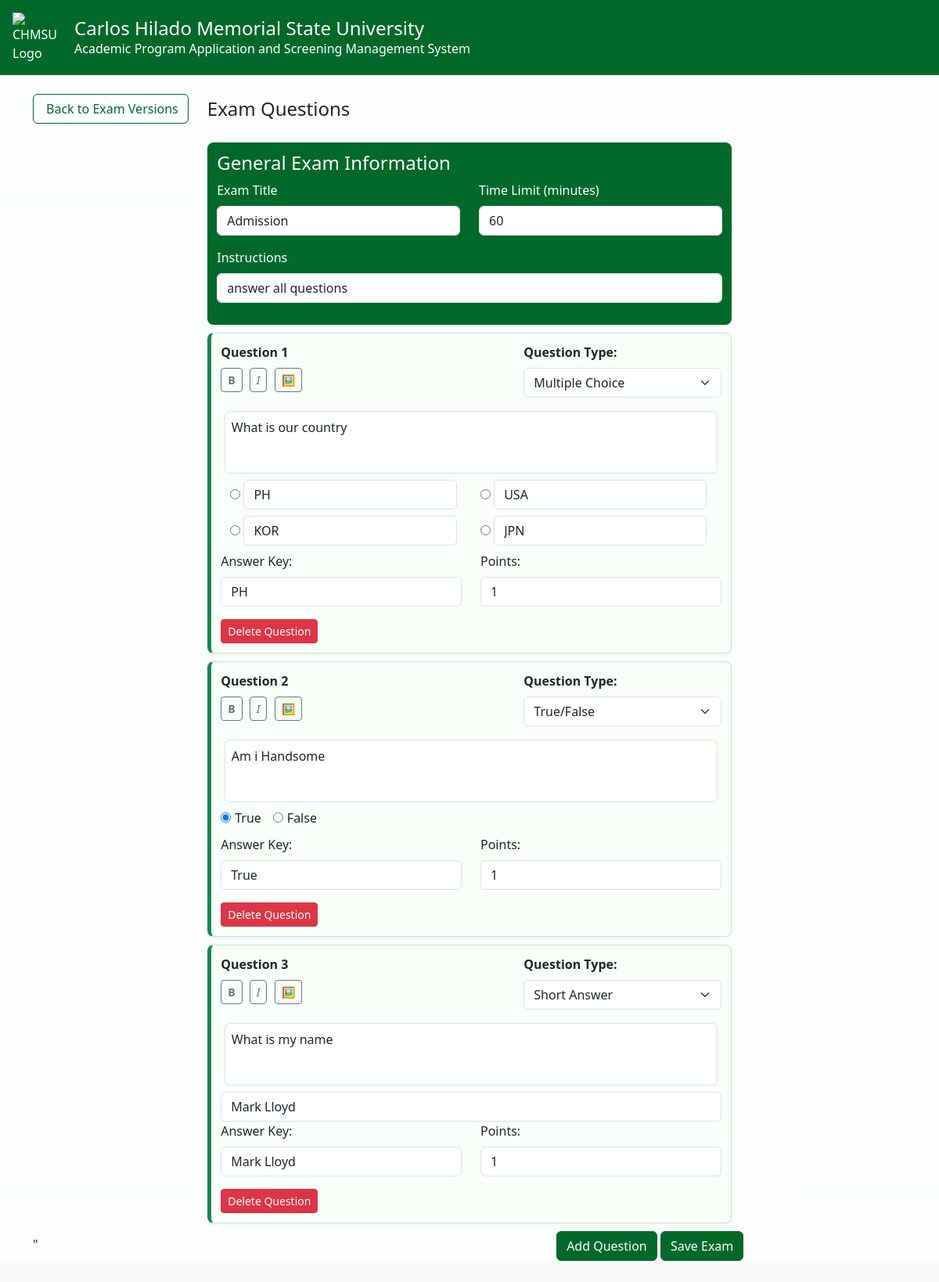
The page /admin/exam-management.php?version_id=30 (signed in) on the database its author committed.
### tables this page shows
CREATE TABLE `exam_versions` (
  `id` int(11) NOT NULL,
  `version_name` varchar(255) NOT NULL,
  `is_published` tinyint(1) DEFAULT 0,
  `created_at` timestamp NOT NULL DEFAULT current_timestamp(),
  `status` enum('Published','Unpublished') DEFAULT 'Unpublished',
  `is_archived` tinyint(1) DEFAULT 0,
  `time_limit` int(11) DEFAULT 60,
  `instructions` text DEFAULT NULL,
  `published_at` datetime DEFAULT NULL,
  `chair_id` int(11) DEFAULT NULL
);

CREATE TABLE `questions` (
  `id` int(11) NOT NULL,
  `version_id` int(11) NOT NULL,
  `question_number` int(11) DEFAULT NULL,
  `question_type` varchar(50) NOT NULL,
  `question_text` text NOT NULL,
  `option_a` varchar(255) DEFAULT NULL,
  `option_b` varchar(255) DEFAULT NULL,
  `option_c` varchar(255) DEFAULT NULL,
  `option_d` varchar(255) DEFAULT NULL,
  `answer` varchar(255) NOT NULL,
  `points` int(11) NOT NULL DEFAULT 1,
  `created_at` timestamp NOT NULL DEFAULT current_timestamp(),
  `exam_version` varchar(255) DEFAULT NULL,
  `image_url` varchar(255) DEFAULT NULL
);

### admin/exam-management.php (the view, shortened to what this page needs)
<?php
$servername = "localhost";
$username = "root";
$password = "";
$dbname = "admission";
$conn = new mysqli($servername, $username, $password, $dbname);
$chair_program = $_SESSION['program'] ?? '';
$chair_campus = $_SESSION['campus'] ?? '';
$version_id = isset($_GET['version_id']) ? intval($_GET['version_id']) : 0;
$version_query = $conn->prepare("
    SELECT ev.*
    FROM exam_versions ev
    JOIN chairperson_accounts ca ON ev.chair_id = ca.id
    WHERE ev.id = ?
      AND ev.is_archived = 0
      AND ca.program = ?
      AND ca.campus = ?
    LIMIT 1
");
$version_query->bind_param("iss", $version_id, $chair_program, $chair_campus);
$version_query->execute();
$version_result = $version_query->get_result();
$questions = $conn->query("SELECT * FROM questions WHERE version_id = $version_id ORDER BY id ASC");
$exam_info = $conn->query("SELECT * FROM exam_versions WHERE id = $version_id")->fetch_assoc();
?>
<!DOCTYPE html>
<html lang="en">
<head>
  <link href="https://cdn.jsdelivr.net/npm/bootstrap@5.3.0/dist/css/bootstrap.min.css" rel="stylesheet">
</head>
<body>
<div class="overlay">
  <div class="header-bar d-flex align-items-center">
    <img src="images/chmsu.png" alt="CHMSU Logo">
    <div class="ms-1">
      <h4 class="mb-0">Carlos Hilado Memorial State University</h4>
      <p class="mb-0">Academic Program Application and Screening Management System</p>
    </div>
  </div>
<div class="container" style="padding-top: 20px;">
  <div class="row mb-4">
    <div class="col-12">
      <div class="d-flex justify-content-between align-items-center">
        <div class="d-flex align-items-center">
          <a href="chair_main.php?page=exam_versions" class="btn btn-outline-success me-3">
            <i class="fas fa-arrow-left me-1"></i> Back to Exam Versions
          </a>
          <h4 class="mb-0"><i class="fas fa-question-circle me-2"></i>Exam Questions</h4>
        </div>
      </div>
    </div>
  </div>
  <form method="POST" action="" id="examForm">
    <div class="general-info-card">
      <h4>General Exam Information</h4>
      <div class="row">
        <div class="col-md-6 mb-3">
          <label class="form-label">Exam Title</label>
          <input type="text" class="form-control" name="exam_title" value="<?= htmlspecialchars($exam_info['version_name'] ?? '') ?>">
        </div>
        <div class="col-md-6 mb-3">
          <label class="form-label">Time Limit (minutes)</label>
          <input type="number" class="form-control" name="time_limit" value="<?= htmlspecialchars($exam_info['time_limit'] ?? '60') ?>">
        </div>
      </div>
      <div class="mb-3">
        <label class="form-label">Instructions</label>
        <div contenteditable="true" class="form-control" id="exam_instructions" data-field="instructions"><?= $exam_info['instructions'] ?? 'Answer all questions to the best of your ability.' ?></div>
      </div>
    </div>
    <div id="questions-container">
      <?php if ($questions && $questions->num_rows > 0): ?>
        <?php $q_index = 1; while ($row = $questions->fetch_assoc()): ?>
          <div class="question-card" id="question-<?= $q_index ?>" data-db-id="<?= $row['id'] ?>">
            <div class="row">
              <div class="col-md-7 mb-3">
              <label class="form-label"><b>Question <?= $q_index ?></b></label>
              <div class="toolbar mb-2">
                <button type="button" class="btn btn-sm btn-outline-secondary" onclick="formatText(this, 'bold')"><b>B</b></button>
                <button type="button" class="btn btn-sm btn-outline-secondary" onclick="formatText(this, 'italic')"><i>I</i></button>
                <button type="button" class="btn btn-sm btn-outline-secondary" onclick="addImage(this)">🖼️</button>
              </div>
            </div>
              <div class="col-md-5 mb-3">
              <label class="form-label"><b>Question Type:</b></label>
              <select class="form-select question-type" onchange="toggleOptions(this)" data-field="question_type">
                <option value="multiple" <?= $row['question_type'] == 'multiple' ? 'selected' : '' ?>>Multiple Choice</option>
                <option value="truefalse" <?= $row['question_type'] == 'truefalse' ? 'selected' : '' ?>>True/False</option>
                <option value="short" <?= $row['question_type'] == 'short' ? 'selected' : '' ?>>Short Answer</option>
              </select>
        </div>
              <div contenteditable="true" class="form-control question-text mb-2" style="width:95%;margin-left:auto;margin-right:auto;" data-field="question_text"><?= htmlspecialchars($row['question_text']) ?></div>
            </div>
            <div class="options-area">
              <?php if ($row['question_type'] == 'multiple'): ?>
                <div class="row" style="margin-left:auto;margin-right:auto;">
                <div class="col-md-6 option-input">
                  <input type="radio" <?= $row['answer'] == 'A' ? 'checked' : '' ?> onclick="updateAnswer(this, 'A')">
                  <input type="text" class="form-control d-inline-block" style="width: 92%" placeholder="" value="<?= htmlspecialchars($row['option_a']) ?>" data-field="option_a">
                </div>
                <div class="col-md-6 option-input">
                  <input type="radio" <?= $row['answer'] == 'C' ? 'checked' : '' ?> onclick="updateAnswer(this, 'C')">
                  <input type="text" class="form-control d-inline-block" style="width: 92%;" placeholder="" value="<?= htmlspecialchars($row['option_c']) ?>" data-field="option_c">
                </div>
              </div>
              <div class="row" style="margin-left:auto;margin-right:auto;">
                <div class="col-md-6 option-input">
                  <input type="radio" <?= $row['answer'] == 'B' ? 'checked' : '' ?> onclick="updateAnswer(this, 'B')">
                  <input type="text" class="form-control d-inline-block" style="width: 92%;" placeholder="" value="<?= htmlspecialchars($row['option_b']) ?>" data-field="option_b">
                </div>
                <div class="col-md-6 option-input">
                  <input type="radio" <?= $row['answer'] == 'D' ? 'checked' : '' ?> onclick="updateAnswer(this, 'D')">
                  <input type="text" class="form-control d-inline-block" style="width: 92%;" placeholder="" value="<?= htmlspecialchars($row['option_d']) ?>" data-field="option_d">
                </div>
              </div>
              <?php elseif ($row['question_type'] == 'truefalse'): ?>
                <div class="true-false-options">
                  <label>
                    <input type="radio" name="tf-option-<?= $q_index ?>" <?= $row['answer'] == 'True' ? 'checked' : '' ?> onclick="updateAnswer(this, 'True')"> True
                  </label>
                  <label>
                    <input type="radio" name="tf-option-<?= $q_index ?>" <?= $row['answer'] == 'False' ? 'checked' : '' ?> onclick="updateAnswer(this, 'False')"> False
                  </label>
                </div>
              <?php else: ?>
                <input type="text" class="form-control" placeholder="Short answer text" value="<?= htmlspecialchars($row['answer']) ?>" data-field="answer">
              <?php endif; ?>
            </div>
<div class="row">
            <div class="col-md-6 mb-3">
              <label class="form-label">Answer Key:</label>
              <input type="text" class="form-control answer-key" placeholder="Correct Answer" value="<?= htmlspecialchars($row['answer']) ?>" data-field="answer">
            </div>
            <div class="col-md-6 mb-3">
              <label class="form-label">Points:</label>
              <input type="number" class="form-control points-input" value="<?= intval($row['points']) ?>" min="1" data-field="points">
            </div>
              </div>
            <button type="button" class="btn btn-danger btn-sm" data-bs-toggle="modal" data-bs-target="#deleteQuestionModal" data-question-id="<?= $row['id'] ?>" data-question-number="<?= $q_index ?>">Delete Question</button>
          </div>
        <?php $q_index++; endwhile; ?>
      <?php endif; ?>
    </div>"
    <button type="button" class="btn btn-back" onclick="addQuestion()" style="margin-left:59%;">Add Question</button>
    <button type="button" class="btn btn-back" data-bs-toggle="modal" data-bs-target="#saveQuestionsModal">Save Exam</button>
  </form>
</div>
</body>
</html>

### admin/exam-management.php (style rules this page uses)
body { background-color: #f8f9fa; padding-bottom: 2rem; }
.overlay { background-color: rgba(255, 255, 255, 0.8); min-height: 100vh; padding-top: 100px; }
.header-bar { background-color: rgb(0, 105, 42); color: white; padding: 1rem; position: fixed; top: 0; left: 0; width: 100%; z-index: 1000; }
.header-bar img { width: 65px; margin-right: 10px; }
.question-card { margin-bottom: 10px; border: 1px solid #c8e6c9; padding: 12px; border-radius: 8px; background-color: #f9fff9; box-shadow: 0 2px 4px rgba(0,0,0,0.05); width:60%; margin-left: auto; margin-right: auto; border-left: 5px solid #198754; }
.general-info-card { margin-bottom: 10px; border: 2px rgb(0, 105, 42); padding: 12px; border-radius: 8px; background-color:rgb(0, 105, 42); box-shadow: 0 2px 4px rgba(0,0,0,0.05); width: 60%; margin-left: auto; margin-right: auto; color:white; }
.option-input { margin-bottom: 8px; }
.toolbar button { margin-right: 5px; }
.question-card .form-control[contenteditable] { min-height: 80px; padding: 0.5rem; }
.true-false-options { display: flex; gap: 15px; margin-bottom: 10px; }
.true-false-options label { display: flex; align-items: center; cursor: pointer; }
.true-false-options input { margin-right: 5px; }
.btn-back { background-color: rgb(0, 105, 42); color: white; border: 1px solid rgb(0, 105, 42); transition: all 0.2s ease; }
.btn-outline-success { border-color: rgb(0, 105, 42); color: rgb(0, 105, 42); font-weight: 500; border-radius: 6px; transition: all 0.2s ease; }

### rows shown on the page
exam_versions: exam_title "Admission", time_limit "60", instructions "answer all questions"
questions: question_type "Multiple Choice", question_text "What is our country", option_a "PH", option_c "USA", option_b "KOR", option_d "JPN", answer "PH", points "1"
questions: question_type "True/False", question_text "Am i Handsome", answer "☑ True", answer "☐ False", answer "True", points "1"
questions: question_type "Short Answer", question_text "What is my name", answer "Mark Lloyd", points "1"
